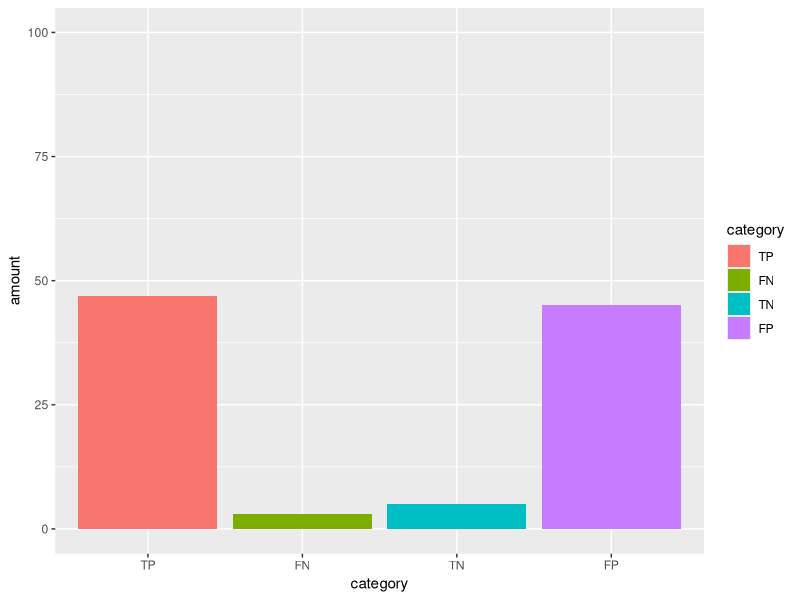
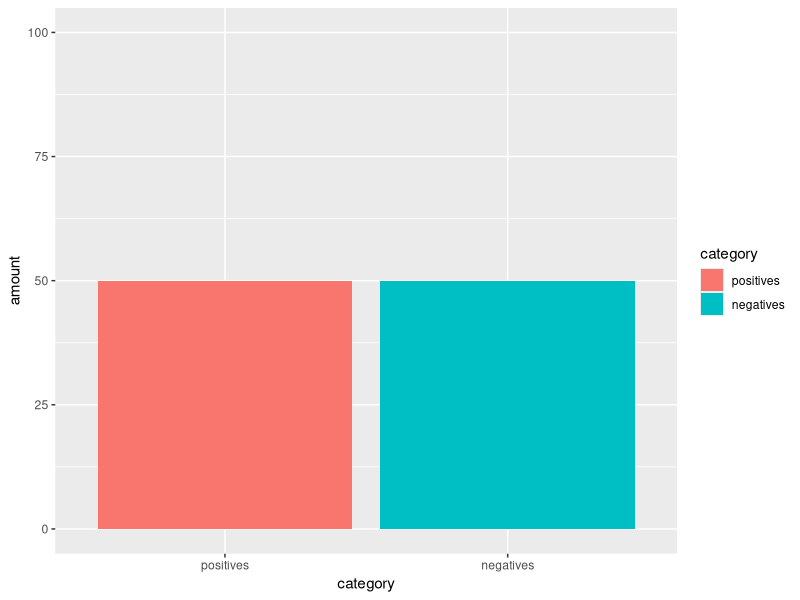

Write the R code that produced these figures, in order.
if (!require("RColorBrewer")) {
  install.packages("RColorBrewer")
  library(RColorBrewer)
}

library(ggplot2)
digits = 2

# Confusion matrix barplot
barplot_creator <- function(inputText, saveFileName) {

    confusionMatrixDataFrame <- read.table(header=TRUE, text=inputText)
  
    confusionMatrixDataFrame$category = factor(confusionMatrixDataFrame$category, levels=unique(confusionMatrixDataFrame$category))

    p <- ggplot(confusionMatrixDataFrame, aes(x=category, y=amount)) + geom_bar(aes(fill=category), stat="identity", position=position_dodge()) + ylim(0,100)
    p + scale_colour_brewer(palette="RdBu")
    p
    ggsave(saveFileName)

}


# Confusion matrix barplot
confusion_matrix_barplot <- function(tp, fn, tn, fp, saveFileName) {

    thisText <- paste("\n category amount\n  TP ", tp,"\n  FN ", fn,"\n\n  TN ", tn,"\n  FP ", fp,"\n", sep="")

    # confusionMatrixDataFrame <- read.table(header=TRUE, text='
    #  category amount
    #   TP 47
    #   FN 3
    # 
    #   TN 5
    #   FP 45
    # ')

    barplot_creator(thisText, saveFileName)

}

# Positives negatives barplot
positives_negatives_barplot <- function(pos, neg, saveFileName) {

    thisText <- paste("\n category amount\n  positives ", pos,"\n  negatives ", neg,"\n", sep="")

    barplot_creator(thisText, saveFileName)

}


tp = 47
fn = 3

tn = 5
fp = 45

pos = tp + fn
neg = tn + fp

confusion_matrix_barplot(tp, fn, tn, fp, "confusion_matrix_barplot.pdf")

positives_negatives_barplot(pos, neg, "positives_negatives_barplot.pdf")



if (file.exists("Rplots.pdf")) file.remove("Rplots.pdf")